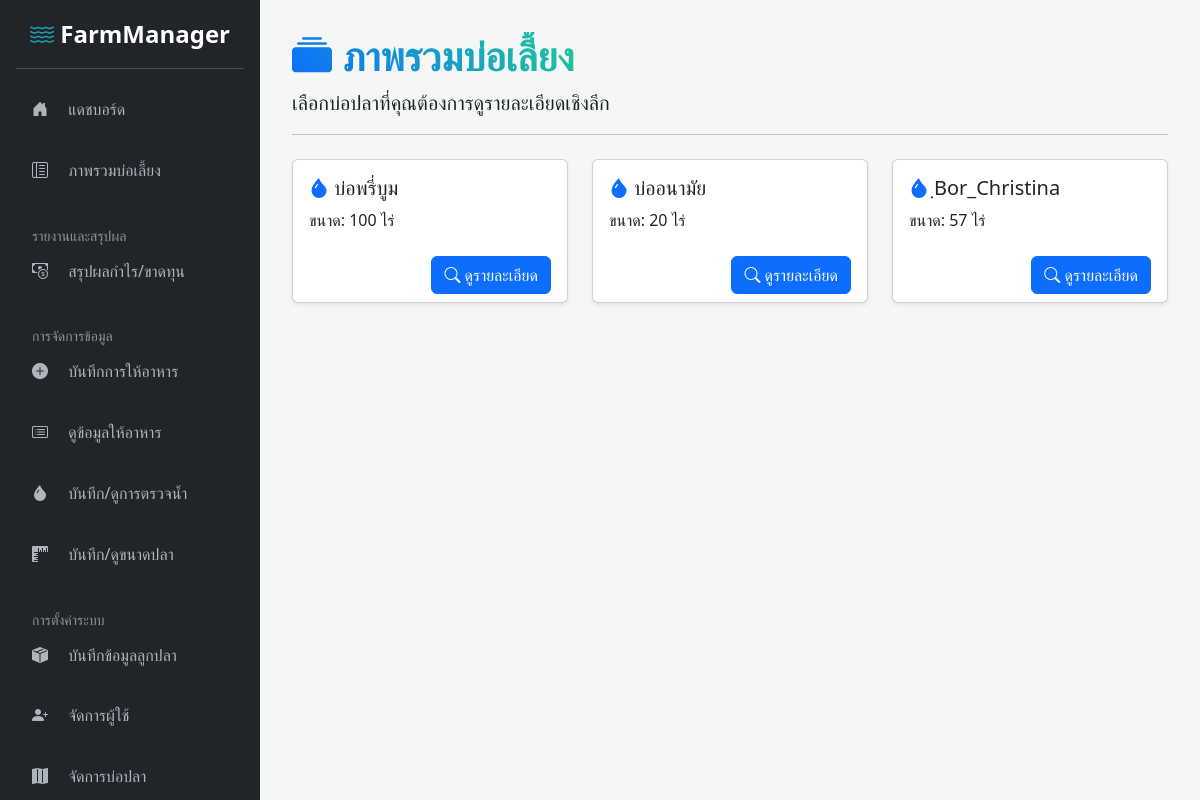
Page /view_ponds.php (signed in) on the earlier database version.
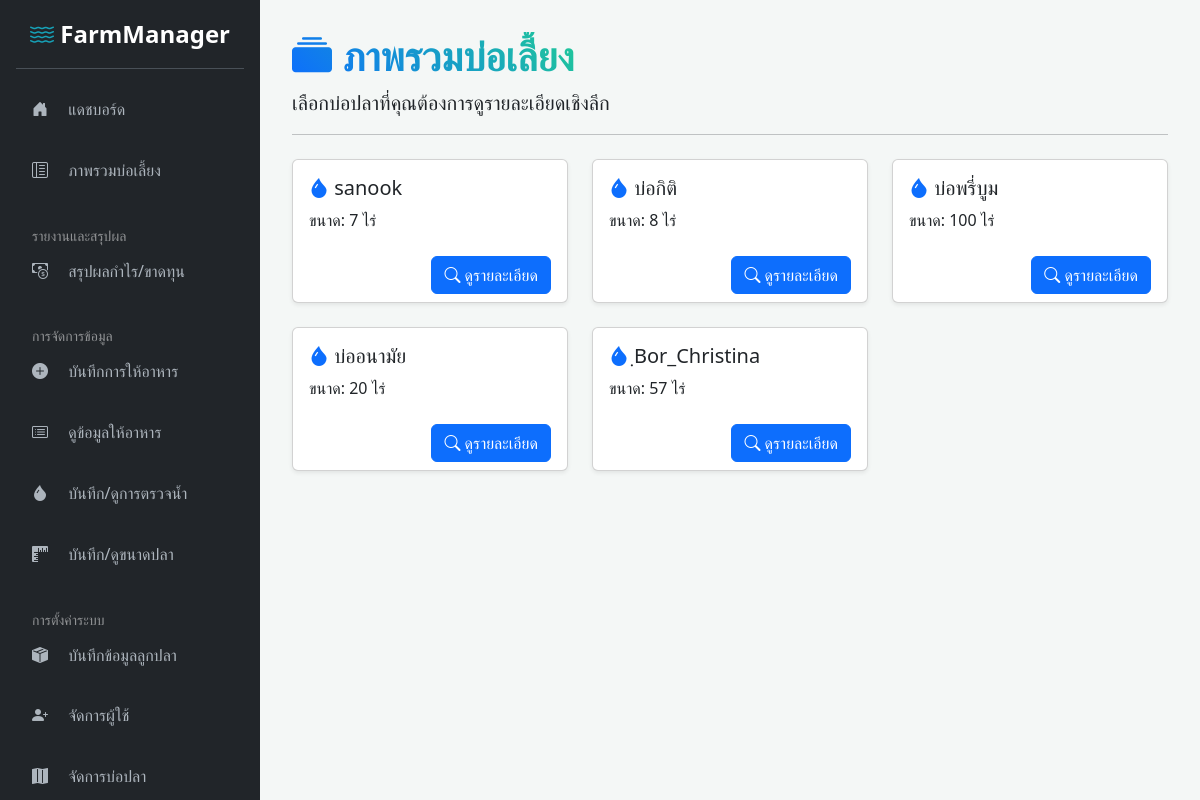
Same page on the later database version.
### tables this page shows
CREATE TABLE `ponds` (
  `id` int(11) NOT NULL,
  `name` varchar(100) NOT NULL,
  `size_rai` float NOT NULL
);

### view_ponds.php (the view, shortened to what this page needs)
<?php
include 'templates/sidebar_header.php';
$ponds_to_display = [];
if ($userRole === 'admin') {
    $stmt = $conn->query("SELECT * FROM ponds ORDER BY name ASC");
    $ponds_to_display = $stmt->fetchAll(PDO::FETCH_ASSOC);
}
?>
<h1 class="gradient-text fw-bolder"><i class="bi bi-collection-fill"></i> ภาพรวมบ่อเลี้ยง</h1>
<p class="lead">เลือกบ่อปลาที่คุณต้องการดูรายละเอียดเชิงลึก</p>
<hr class="mb-4">
<?php if (!empty($ponds_to_display)): ?>
    <div class="row row-cols-1 row-cols-md-2 row-cols-lg-3 g-4">
        <?php foreach ($ponds_to_display as $pond): ?>
            <div class="col">
                <div class="card h-100 shadow-sm">
                    <div class="card-body">
                        <h5 class="card-title"><i class="bi bi-droplet-fill text-primary"></i> <?= htmlspecialchars($pond['name']) ?></h5>
                        <p class="card-text">
                            ขนาด: <?= htmlspecialchars($pond['size_rai']) ?> ไร่
                        </p>
                    </div>
                    <div class="card-footer bg-transparent border-top-0 text-end">
                        <a href="pond_detail.php?id=<?= $pond['id'] ?>" class="btn btn-primary">
                            <i class="bi bi-search"></i> ดูรายละเอียด
                        </a>
                    </div>
                </div>
            </div>
        <?php endforeach; ?>
    </div>
<?php else: ?>
    <div class="alert alert-warning">
        ไม่พบบ่อปลาในความดูแลของคุณ
    </div>
<?php endif; ?>
<?php
include 'templates/sidebar_footer.php';
?>

Differences in the rows shown:
added ponds: name "sanook", size_rai "7"
added ponds: name "บ่อกิติ", size_rai "8"
